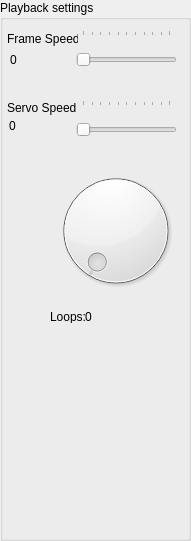
  <widget class="QGroupBox" name="groupBox_4">
   <property name="geometry">
    <rect>
     <x>1110</x>
     <y>190</y>
     <width>191</width>
     <height>541</height>
    </rect>
   </property>
   <property name="title">
    <string>Playback settings</string>
   </property>
   <widget class="QSlider" name="horizontalSlider_13">
    <property name="geometry">
     <rect>
      <x>76</x>
      <y>30</y>
      <width>101</width>
      <height>51</height>
     </rect>
    </property>
    <property name="orientation">
     <enum>Qt::Horizontal</enum>
    </property>
    <property name="tickPosition">
     <enum>QSlider::TicksAbove</enum>
    </property>
   </widget>
   <widget class="QSlider" name="horizontalSlider_14">
    <property name="geometry">
     <rect>
      <x>76</x>
      <y>100</y>
      <width>101</width>
      <height>51</height>
     </rect>
    </property>
    <property name="orientation">
     <enum>Qt::Horizontal</enum>
    </property>
    <property name="tickPosition">
     <enum>QSlider::TicksAbove</enum>
    </property>
   </widget>
   <widget class="QLabel" name="label_13">
    <property name="geometry">
     <rect>
      <x>7</x>
      <y>31</y>
      <width>71</width>
      <height>16</height>
     </rect>
    </property>
    <property name="text">
     <string>Frame Speed</string>
    </property>
   </widget>
   <widget class="QLabel" name="label_14">
    <property name="geometry">
     <rect>
      <x>7</x>
      <y>100</y>
      <width>71</width>
      <height>16</height>
     </rect>
    </property>
    <property name="text">
     <string>Servo Speed</string>
    </property>
   </widget>
   <widget class="QLabel" name="label_15">
    <property name="geometry">
     <rect>
      <x>10</x>
      <y>52</y>
      <width>61</width>
      <height>16</height>
     </rect>
    </property>
    <property name="text">
     <string>0</string>
    </property>
   </widget>
   <widget class="QLabel" name="label_16">
    <property name="geometry">
     <rect>
      <x>9</x>
      <y>118</y>
      <width>61</width>
      <height>16</height>
     </rect>
    </property>
    <property name="text">
     <string>0</string>
    </property>
   </widget>
   <widget class="QDial" name="dial">
    <property name="geometry">
     <rect>
      <x>50</x>
      <y>160</y>
      <width>131</width>
      <height>141</height>
     </rect>
    </property>
    <property name="minimum">
     <number>1</number>
    </property>
   </widget>
   <widget class="QLabel" name="label_17">
    <property name="geometry">
     <rect>
      <x>50</x>
      <y>310</y>
      <width>47</width>
      <height>13</height>
     </rect>
    </property>
    <property name="text">
     <string>Loops:</string>
    </property>
   </widget>
   <widget class="QLabel" name="label_18">
    <property name="geometry">
     <rect>
      <x>85</x>
      <y>307</y>
      <width>51</width>
      <height>20</height>
     </rect>
    </property>
    <property name="text">
     <string>0</string>
    </property>
   </widget>
  </widget>
